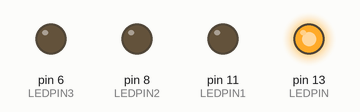
Bench run of a sketch on a simulated Arduino Uno, built with avr-gcc and run on an emulated ATmega328P. On the bench: output pins drawn as LEDs (lit = HIGH).

Above: at 0.16 s.
At 1.41 s:
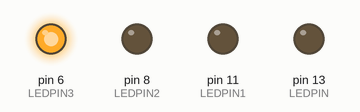
At 3.0 s:
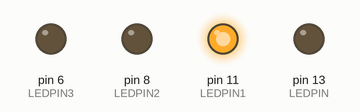
At 3.63 s:
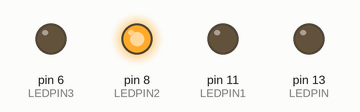
At 5.85 s:
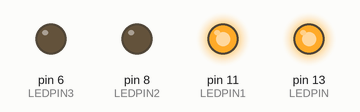
At 8.0 s:
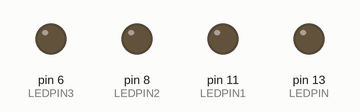
Timing chart, 0 to 11.0 s (numbered marks = the images above):
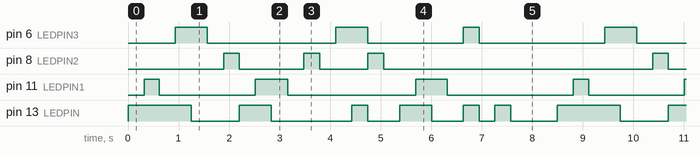

The sketch:

_2FINAL.ino
```cpp
int LEDPIN= 13;
int LEDPIN1= 11;
int LEDPIN2= 8;
int LEDPIN3= 6;


void setup() {
  pinMode(LEDPIN,OUTPUT);
  pinMode(LEDPIN1,OUTPUT);
  pinMode(LEDPIN2,OUTPUT);
  pinMode(LEDPIN3,OUTPUT);
}

void loop() {
  // put your main code here, to run repeatedly:
    digitalWrite(LEDPIN, LOW);
    digitalWrite(LEDPIN, HIGH);
    delay(320);
    digitalWrite(LEDPIN1, HIGH);
    delay(300);
    digitalWrite(LEDPIN1,LOW);
    delay(320);
    digitalWrite(LEDPIN3, HIGH);
    delay(310);
     digitalWrite(LEDPIN, LOW);
    delay(320);
    digitalWrite(LEDPIN3, LOW);
    delay(320);
    digitalWrite(LEDPIN2,HIGH);
    delay(310);
    digitalWrite(LEDPIN2, LOW);

     digitalWrite(LEDPIN, HIGH);
    delay(315);
    digitalWrite(LEDPIN1, HIGH);
    delay(320);
    digitalWrite(LEDPIN, LOW);
    delay(330);
    digitalWrite(LEDPIN1, LOW);
    delay(310);
    digitalWrite(LEDPIN2, HIGH);
    delay(320);
    digitalWrite(LEDPIN2, LOW);
    delay(320);
    digitalWrite(LEDPIN3, HIGH);
    delay(310);
    digitalWrite(LEDPIN, HIGH);
    delay(320);
    digitalWrite(LEDPIN3, LOW);
    digitalWrite(LEDPIN, LOW);
     digitalWrite(LEDPIN2, HIGH);
    delay(320);
     digitalWrite(LEDPIN2, LOW);
    delay(310);
     digitalWrite(LEDPIN, HIGH);
    delay(320);
     digitalWrite(LEDPIN1, HIGH);
    delay(320);
     digitalWrite(LEDPIN, LOW);
    delay(300);
     digitalWrite(LEDPIN1, LOW);
    delay(320);
     digitalWrite(LEDPIN3, HIGH);
    digitalWrite(LEDPIN, HIGH);
    delay(320);
     digitalWrite(LEDPIN3, LOW);
     digitalWrite(LEDPIN, LOW);
    delay(300);
     digitalWrite(LEDPIN, HIGH);
    delay(320);
     digitalWrite(LEDPIN, LOW);
    delay(320);

    delay(600);


}
```

Measured:
- by itself, pin 6 (LEDPIN3): repeats every 8.5 s: LOW 2.5 s, HIGH 0.63 s, LOW 1.9 s, HIGH 0.32 s, LOW 2.5 s, HIGH 0.63 s
- by itself, pin 8 (LEDPIN2): repeats every 8.5 s: LOW 1.3 s, HIGH 0.32 s, LOW 0.95 s, HIGH 0.32 s, LOW 5.3 s, HIGH 0.31 s
- by itself, pin 11 (LEDPIN1): repeats every 8.5 s: LOW 1.9 s, HIGH 0.65 s, LOW 2.5 s, HIGH 0.62 s, LOW 2.5 s, HIGH 0.30 s
- by itself, pin 13 (LEDPIN): repeats every 8.5 s: LOW 0.95 s, HIGH 0.64 s, LOW 1.6 s, HIGH 0.32 s, LOW 0.63 s, HIGH 0.64 s, LOW 0.62 s, HIGH 0.32 s, LOW 0.30 s, HIGH 0.32 s, LOW 0.92 s, HIGH 1.3 s
